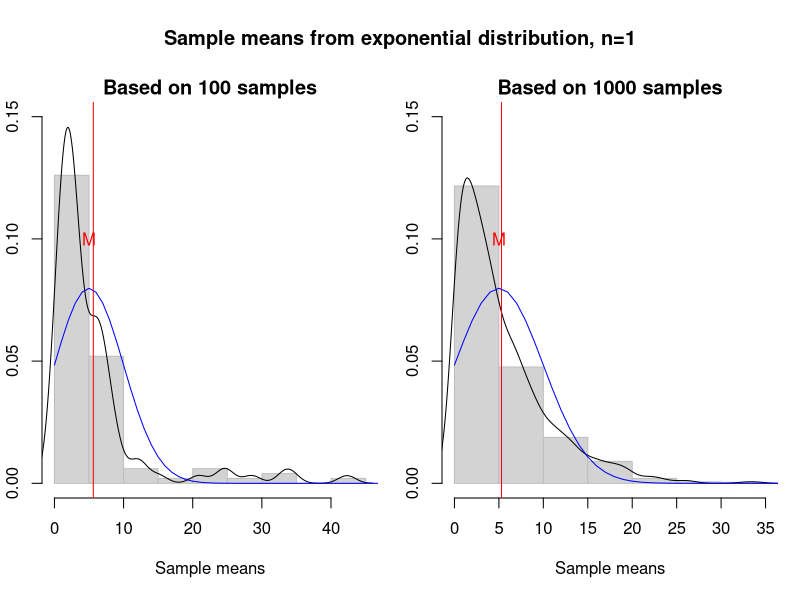
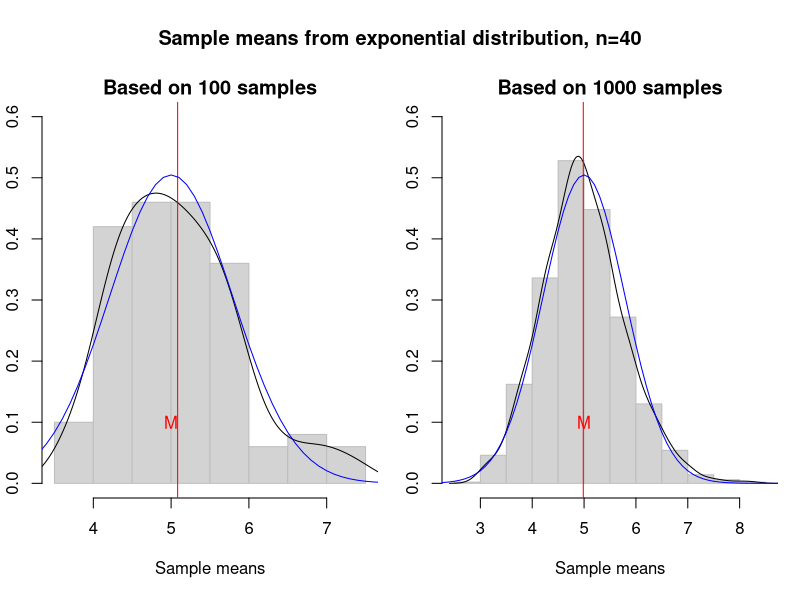
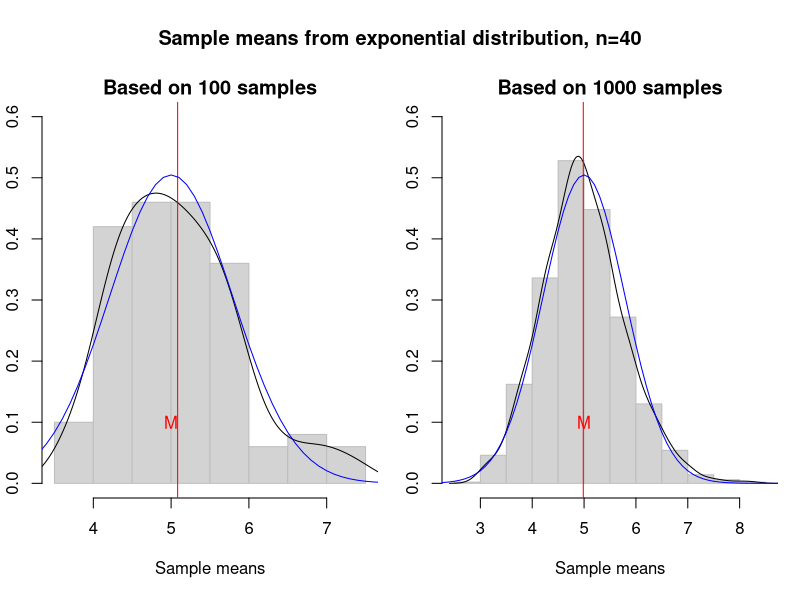
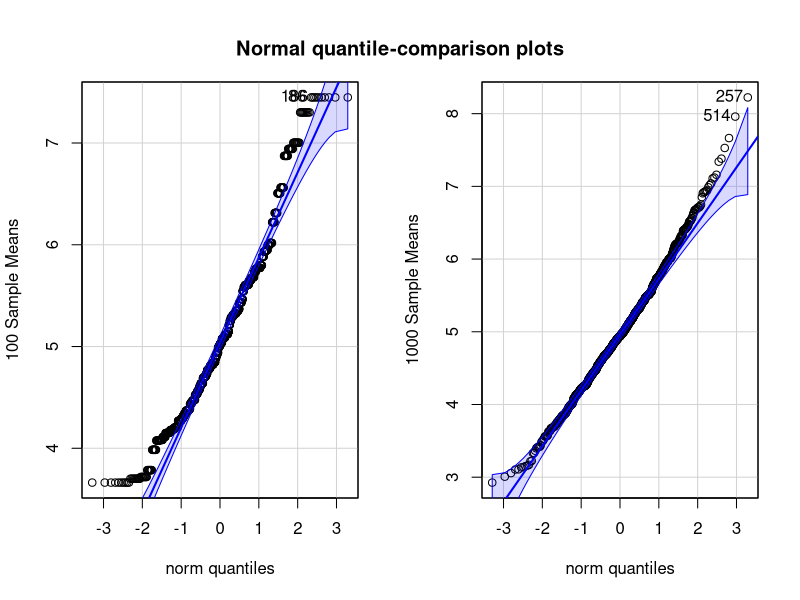

Reproduce these figures in R, in order.
## ---- chunk 1
plot_sample_means <- function(f_sample, n, lambda, nosim100, nosim1000, ylim, a, b, 
                     title, ...) {

  # set.seed for reproducibility 
    set.seed(42)
  # define vectors to hold our sample means
  means100 <- double(0)
  means1000 <- double(0)

  # generate 100 samples of size n and store their means
  for(i in 1:nosim100) means100[i] = mean(f_sample(n,rate = lambda))
  
  # generate 1000 samples of size n and store their means
  for(i in 1:nosim1000) means1000[i] = mean(f_sample(n, rate = lambda))

  # set up a two panel plot
  par(mfrow=c(1,2))
  par(mar=c(5,2,5,1)+0.1)

  # plot histogram and density of the 100 sample means
  hist(means100, probability = TRUE, col="light grey", border="grey", 
       ylim = c(0, ylim), main="\n\n\nBased on 100 samples", xlab = "Sample means")
  lines(density(means100))
  abline(v = mean(means100), col = "red"
         )
  text(x=5, y = .1, labels="M", col = "red")

  # overlay the normal curve (with mu=1/lambda and variance 1/(n*lambda^2)) 
  # in blue for comparison  (for the 100-simulation)
  curve(dnorm(x, 1/lambda, 1/(lambda*sqrt(n))), from = a, to = b, col='blue', add=T)

  # plot histogram and density of 1000 sample means 
  hist(means1000, probability = TRUE, col="light grey", border="grey", 
       ylim = c(0, ylim), main="\n\n\nBased on 1000 samples", xlab = "Sample means")
  lines(density(means1000))
  abline(v = mean(means1000), col = "red")
  text(x=5, y = .1, labels="M", col = "red")

  # overlay the normal curve (with mu=1/lambda and variance 1/(n*lambda^2)) 
  # in blue for comparison (for the 1000-simulation)
  curve(dnorm(x, 1/lambda, 1/(lambda*sqrt(n))), from = a, to = b, col='blue', add=T)
  
  # return margins to normal and go back to one panel
  par(mar=c(5,4,4,2)+0.1)
  par(mfrow=c(1,1))

  # add a title
  par(omi=c(0,0,0.75,0))
  title(paste(title, ", n=", n, sep=""), outer=T)
  par(omi=c(0,0,0,0))

  # return the means and variances of sample means  (without printing)
  return(invisible(list(df = data.frame(means100, means1000), means = c(mean(means100), mean(means1000)), variances = c(var(means100), var(means1000)))))
}
## ---- chunk 2
plot_sample_means(rexp, n=1, nosim100=100, nosim1000=1000, lambda = .2, 
        ylim = .15, a=0, b=100, title="Sample means from exponential distribution")
## ---- chunk 3
# Get the means and variances of the distribution of sample means for both 100 and 1000 
# simulations and assign them to the object `simulationdata`
simulationdata <- plot_sample_means(rexp, n=40, nosim100=100, nosim1000=1000, lambda = .2, 
       ylim = .6, a=0, b=10, title="Sample means from exponential distribution")
simulationdata[["means"]] # Print the means
## ---- chunk 4
plot_sample_means(rexp, n=40, nosim100=100, nosim1000=1000, lambda = .2,  
         ylim = .6, a=0, b=10, title="Sample means from exponential distribution")
## ---- chunk 5
simulationdata[["variances"]] # Print the variances
## ---- chunk 6
library(car)
# set up a two panel plot
par(mfrow=c(1,2))

# qqplot (quantile-quantile plot) of the data of "100 Sample Means" against the normal quantiles
qqPlot(simulationdata[["df"]][,1], ylab = "100 Sample Means")

# qqplot of the data of "1000 Sample Means" against the normal quantiles
qqPlot(simulationdata[["df"]][,2], ylab = "1000 Sample Means")

title("\n\n\n\nNormal quantile-comparison plots", outer = TRUE)
